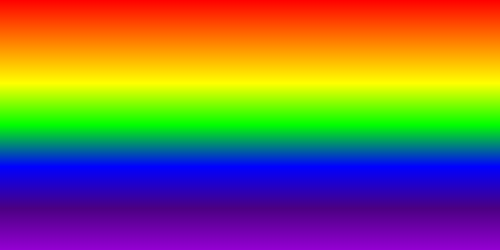
#> input picture src/rengarenk.png, 500 x 250 px
$ python exp2_kendi_filtremiz.py
#> lines starting #> are read from the running program, lines starting #| are printed output that depends on the picture
import cv2 as cv
import numpy as np

img = cv.imread("../src/rengarenk.png")
#> img is the input picture: shape (250, 500, 3); mean B, G, R 81.8, 106.2, 131.1

cv.imshow("oiginal_resim", img)

img2 = np.zeros(img.shape, dtype="uint8")

for i in range(img.shape[0]):
    for j in range(img.shape[1]):
        if img[i,j][0] == 255 or img[i,j][2] == 255:
            img2[i,j] = img[i,j]
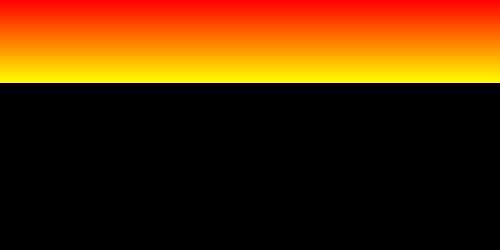
#> img2: shape (250, 500, 3); mean B, G, R 0, 42.1, 84.7


cv.imshow("görnütü", img2)

cv.waitKey()
